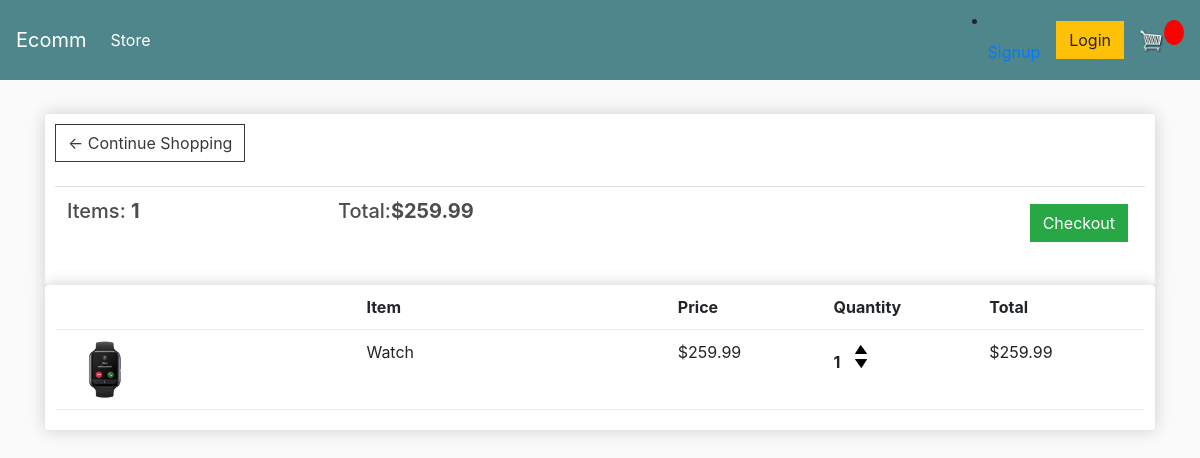
/cart/ (signed in), run on an earlier commit of the app's database.
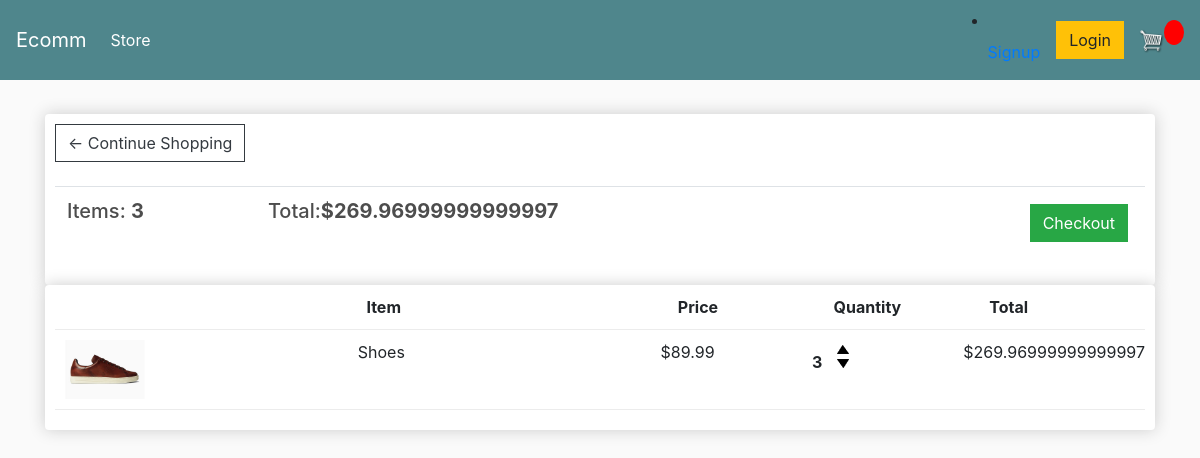
And on a later commit of the database.
### store/models.py (models this page shows, shortened)
class Order(models.Model):
    customer = models.ForeignKey(Customer, on_delete=models.SET_NULL, blank=True, null=True)
    date_orderd = models.DateTimeField(auto_now_add=True)
    complete = models.BooleanField(default=False, null=True, blank=False)
    transaction_id = models.CharField(max_length=200, null=True)
    @property
    def get_cart_total(self):
        orderitems = self.orderitem_set.all()
        total = sum([item.get_total for item in orderitems])
        return total
    @property
    def get_cart_items(self):
        orderitems = self.orderitem_set.all()
        total = sum([item.quantity for item in orderitems])
        return total

class OrderItem(models.Model):
    product = models.ForeignKey(Product, on_delete=models.SET_NULL, blank=True, null=True)
    order = models.ForeignKey(Order, on_delete=models.SET_NULL, blank=True, null=True)
    quantity = models.IntegerField(default=0, null=True, blank=True)
    date_added = models.DateTimeField(auto_now_add=True)
    @property
    def get_total(self):
        total = self.product.price * self.quantity
        return total

class Product(models.Model):
    name = models.CharField(max_length=200)
    price = models.FloatField()
    digital = models.BooleanField(default=False, null=True, blank=True)
    image = models.ImageField(null=True, blank=True)
    @property
    def imageURL(self):
            try:
                url = self.image.url
            except:
                url = ''
            return url

### store/views.py (the view)
# urls.py: path('cart/', views.cart, name="cart"),
def cart(request):
	if request.user.is_authenticated:
		customer = request.user.customer
		order, created = Order.objects.get_or_create(customer=customer, complete=False)
		items = order.orderitem_set.all()
	else:
		items = []
		order = {'get_cart_total':0, 'get_cart_items':0, 'shipping':False}
	context = {'items':items, 'order':order}
	return render(request, 'store/cart.html', context)

### store/templates/store/cart.html
{% extends 'store/main.html' %}
{% load static %}
{% block content %}
<div class="row">
	<div class="col-lg-12">
		<div class="box-element">
			<a  class="btn btn-outline-dark" href="{% url 'store' %}">&#x2190; Continue Shopping</a>
			<br>
			<br>
			<table class="table">
				<tr>
					<th><h5>Items: <strong>{{order.get_cart_items}}</strong></h5></th>
					<th><h5>Total:<strong>${{order.get_cart_total}}</strong></h5></th>
					<th>
						<a  style="float:right; margin:5px;" class="btn btn-success" href="{% url 'checkout' %}">Checkout</a>
					</th>
				</tr>
			</table>
		</div>
<div class="box-element">
	<div class="cart-row">
		<div style="flex:2"></div>
		<div style="flex:2"><strong>Item</strong></div>
		<div style="flex:1"><strong>Price</strong></div>
		<div style="flex:1"><strong>Quantity</strong></div>
		<div style="flex:1"><strong>Total</strong></div>
	</div>
	{% for item in items %}
	<div class="cart-row">
		<div style="flex:2"><img class="row-image" src="{{item.product.imageURL}}"></div>
		<div style="flex:2">{{item.product.name}}</div>
		<div style="flex:1"><p>${{item.product.price|floatformat:2}}</p></div>
		<div style="flex:1">
			<p class="quantity">{{item.quantity}}</p>
			<div class="quantity">
				<img data-product="{{item.product.id}}" data-action="add" class="chg-quantity update-cart" src="{% static  'main/arrow-up.png' %}">
				<img data-product="{{item.product.id}}" data-action="remove" class="chg-quantity update-cart" src="{% static  'main/arrow-down.png' %}">
			</div>
		</div>
		<div style="flex:1">${{item.get_total}}</div>
	</div>
	{% endfor %}
        </div>
    </div>
</div>
{% endblock content %}

What changed in the data, as far as the page shows it:
removed OrderItem: product.imageURL (picture), product.name "Watch", product.price "259.99", quantity "1", get_total "259.99"
changed Order: get_cart_items "1" → "3"; get_cart_total "259.99" → "269.96999999999997"
added OrderItem: product.imageURL (picture), product.name "Shoes", product.price "89.99", quantity "3", get_total "269.96999999999997"
